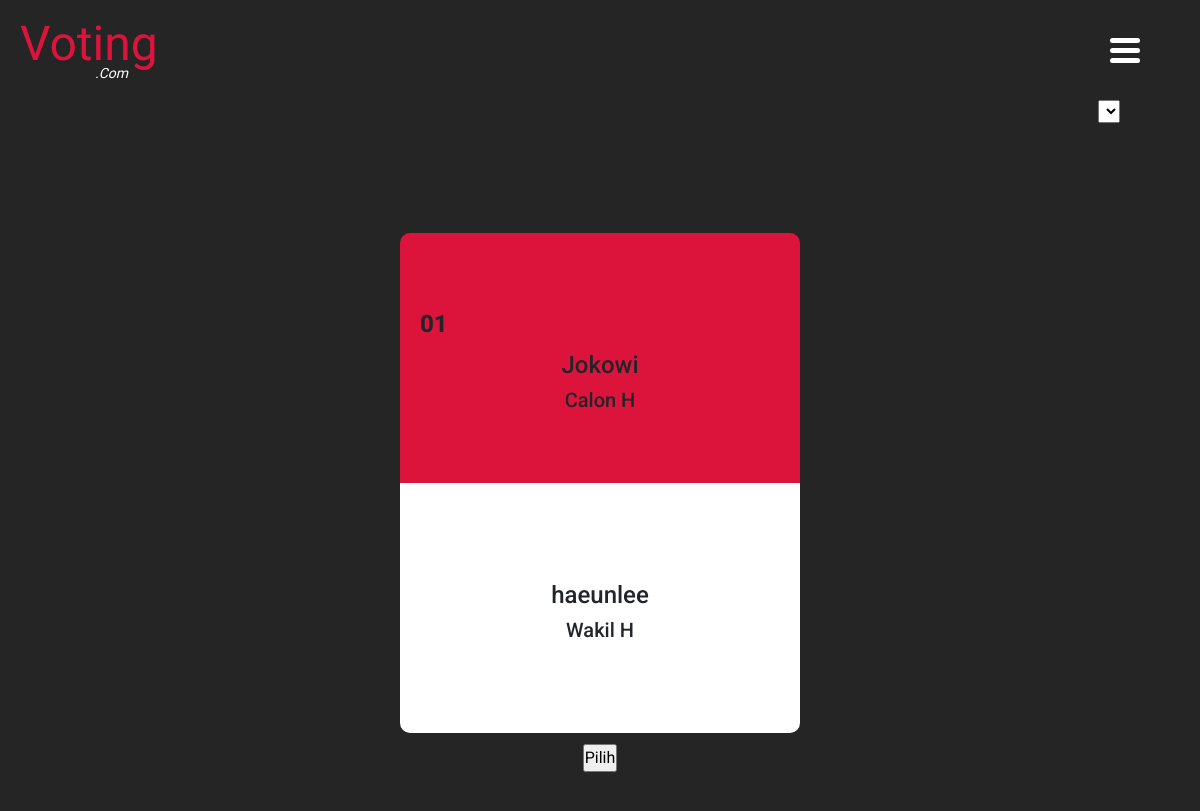
Before: /user/vote.php with the older database file.
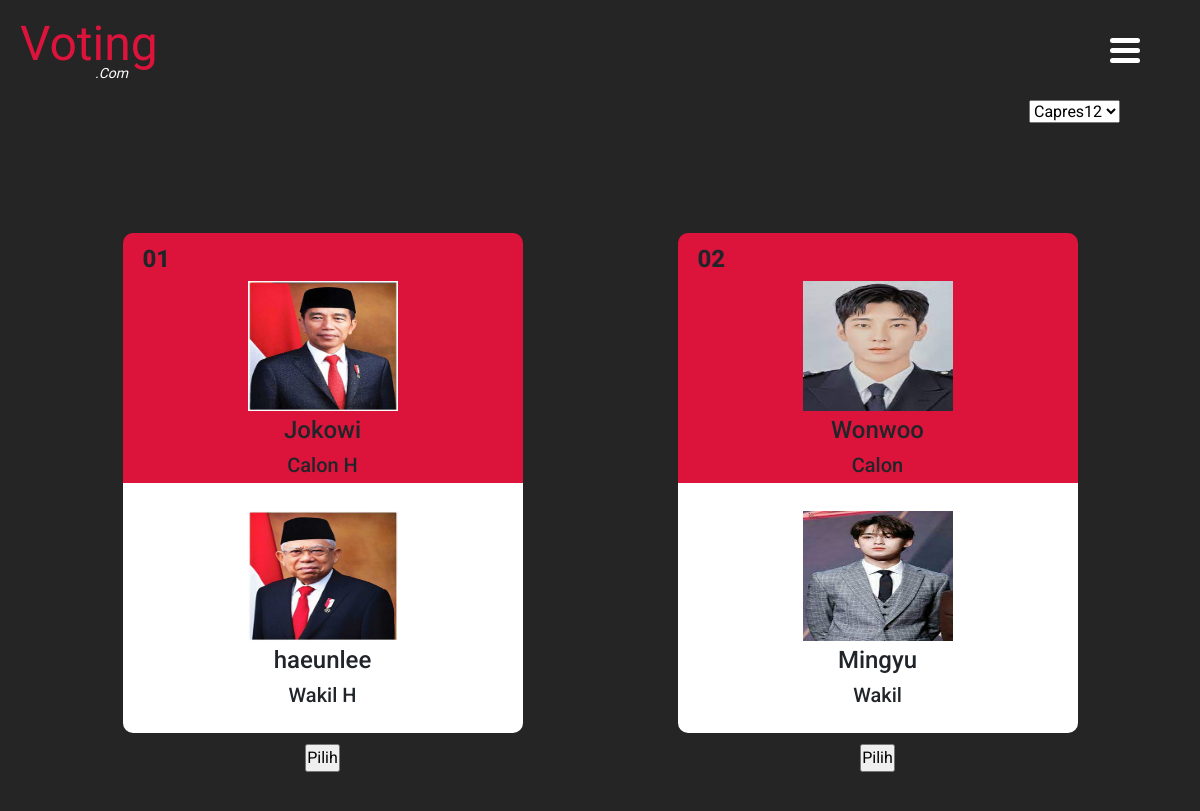
After: the same page with the newer database file.
### tables this page shows
CREATE TABLE `candidate` (
  `id` int(11) NOT NULL,
  `foto_calon` varchar(100) NOT NULL,
  `nama_calon` varchar(100) NOT NULL,
  `nama_jabatan` varchar(100) DEFAULT NULL,
  `foto_wakil` varchar(100) DEFAULT NULL,
  `nama_wakil` varchar(100) NOT NULL,
  `voting_name` varchar(100) NOT NULL,
  `visi` varchar(1000) DEFAULT NULL,
  `misi` varchar(100) NOT NULL,
  `partai` varchar(100) NOT NULL
);

### user/vote.php (the view, shortened to what this page needs)
<?php
    include "../component/php/connect.php";
    if (isset($_GET['category'])){
        $category = $_GET['category'];
    } else {
        $category ='PILPRES2023';
    }
?>
<!DOCTYPE html>
<html lang="en">
<head>
    <?php include "../component/php/head.php";?>
    <link rel="stylesheet" href="../component/style/votingPage.css">
</head>
<body>
<?php
require_once("../component/php/navbar.php");
 ?>
    <div class="dropdown">
    <form method="get" id="form">
        <select id="" class="dropdown select" name="category"  onchange="this.form.submit()" required>
        <?php
        $currentDate = date('Y-m-d');
        $query ="SELECT nama FROM category WHERE status ='Active' AND start_tggl <= '$currentDate' AND end_tggl >= '$currentDate'";
        $show_category = $connect->prepare($query);
        $show_category -> execute();
        if ($show_category->rowCount()>0) {
        while($fetch_category = $show_category->fetch(PDO::FETCH_ASSOC)){
        $fetch_category = implode($fetch_category);
        ?>
        <option <?php if (isset($category) && $category == "$fetch_category") echo "selected" ?> value="<?=$fetch_category?>"><?=$fetch_category?></option>
        <?php
        }
        }
        ?>
        </select>
    </form>
    </div>
    <main>
        <div class="main-container">
                <?php
                    if($category==''){
                        ?>
                        <div class="container-duplicate">
                        <form action="" method="post">
                        <div class="up">
                        <input type="hidden" name="candidate_id" value="<?= $fetch_candidates['id'];?>">
                        <img src="../img/candidate/baner111.png" alt="">
                        </div>
                        <div class="down">
                        </div>
                        </form></div>
                        <?php
                    } else {
                    $query ="SELECT * FROM candidate WHERE voting_name = '$category'";
                    $show_candidates = $connect->prepare($query);
                    $show_candidates -> execute();
                    $index=1;
                    if($show_candidates->rowCount() > 0) {
                        while($fetch_candidates = $show_candidates->fetch(PDO::FETCH_ASSOC)) {
                        ?>
                        <div class="container-duplicate">
                        <form action="" method="post">
                        <div class="up">
                        <div style="display:flex; justify-content:flex-start; padding-top:10px; width:90%; height:40px;">
                            <p style="font-size:1.5em; font-weight:800;">0<?=$index?></p>
                        </div>
                        <img src="../img/candidate/<?=$fetch_candidates['foto_calon']?>" alt="">
                        <h4><?=$fetch_candidates['nama_calon']?></h4>
                        <h5>Calon <?=$fetch_candidates['nama_jabatan']?></h5>
                        </div>
                        <div class="down">
                        <img src="../img/candidate/<?=$fetch_candidates['foto_wakil']?>" alt="">
                        <h4><?=$fetch_candidates['nama_wakil']?></h4>
                        <h5>Wakil <?=$fetch_candidates['nama_jabatan']?></h5>
                        </div>
                        <div class="btn">
                        <input type="submit" value="Pilih" name="vote" onclick="return confirm('Are you sure?')">
                        </div>
                        </form></div>
                        <?php
                        $index++;
                        }
                    }
                }
                ?>
        </div>
    </main>
</body>
</html>

### component/php/head.php (shortened to what this page needs)
<link rel="stylesheet" href="https://cdn.jsdelivr.net/npm/bootstrap@5.3.0/dist/css/bootstrap.min.css">
<link rel="stylesheet" href="../component/style/general.css">
<link rel="stylesheet" href="../component/style/navStyle.css">
<link rel="stylesheet" href="../component/style/styleFooter.css">
<link rel="stylesheet" href="https://cdnjs.cloudflare.com/ajax/libs/font-awesome/6.0.0/css/all.min.css" />
<link rel="stylesheet" href="https://cdn.jsdelivr.net/npm/sweetalert2@11.0.20/dist/sweetalert2.min.css">
<link rel="stylesheet" href="https://cdnjs.cloudflare.com/ajax/libs/font-awesome/6.0.0/css/all.min.css" />

### component/php/navbar.php (shortened to what this page needs)
<!DOCTYPE html>
<html lang="en">
<head>
</head>
<body>
    <nav>
        <div class="nav-container">
            <div class="nav-left">
                <div class="logo-container">
                    <a href="landing.php">
                        <h3>Voting</h3>
                        <p>.com</p>
                    </a>
                </div>
            </div>
            <div class="hamburger">
                <div class="bar"></div>
                <div class="bar"></div>
                <div class="bar"></div>
            </div>
        </div>
    </nav>

### component/style/navStyle.css (style rules this page uses)
:root { --primary-color: #dc143c; --secondary-color: #545454; --primary-font: "Roboto"; --bs-breakpoint-sm: 576px; --bs-breakpoint-md: 768px; --bs-breakpoint-lg: 992px; --bs-breakpoint-xl: 1200px; --bs-breakpoint-xxl: 1400px; }
*, *::before, *::after { margin: 0; padding: 0; box-sizing: border-box; }
.nav-container { width: 100%; height: 70px; display: flex; margin-top: 5px; }
.nav-left { width: 100%; height: 100%; display: flex; }
.logo-container { width: 150px; height: 100%; margin: 0 0 0 20px; }
.logo-container a { text-decoration: none; }
.logo-container h3 { margin-top: 15px; color: var(--primary-color); font-weight: 300; font-size: 48px; line-height: 0.45; font-family: "Lobster", cursive; }
.logo-container p { margin-top: 3px; font-size: 14px; margin-left: 75px; color: var(--secondary-color); font-weight: 400; text-transform: capitalize; font-style: italic; font-family: "Mansalva", cursive; }
.hamburger { display: none; cursor: pointer; margin-top: 15px; position: relative; right: 0; }
.bar { display: block; width: 30px; height: 5px; margin: 5px 60px 5px 0; border-radius: 25px; -webkit-transition: all 0.3s ease-in-out; transition: all 0.3s ease-in-out; background-color: var(--secondary-color); }
@media screen and (max-width: 1200px) { .hamburger { display: block; } }

### component/style/votingPage.css (style rules this page uses)
:root { --primary-color:#DC143C; --secondary-color:#ffff; --hover-color:#b3b1b1; --primary-font:"Roboto"; --bs-breakpoint-sm: 576px; --bs-breakpoint-md: 768px; --bs-breakpoint-lg: 992px; --bs-breakpoint-xl: 1200px; --bs-breakpoint-xxl: 1400px; }
*, *::after, *::before { margin: 0; padding: 0; box-sizing: border-box; font-family: var(--primary-font); }
html, body { width: 100%; height: 100%; background-color: #252525; }
.nav-container { position: absolute; z-index: 75; width: 100%; height: 70px; display: flex; top: 1.5%; }
.nav-left { width: 100%; height: 100%; display: flex; }
.logo-container { width: 150px; height: 100%; margin: 0 0 0 20px; }
.logo-container a { text-decoration: none; }
.logo-container h3 { margin-top: 15px; color: var(--primary-color); font-weight: 300; font-size: 48px; line-height: 0.45; font-family: "Lobster", cursive; }
.logo-container p { margin-top: 3px; font-size: 14px; margin-left: 75px; color:var(--secondary-color); font-weight: 400; text-transform: capitalize; font-style: italic; font-family: "Mansalva", cursive; }
.dropdown { margin: 15px 40px auto; }
.hamburger { display: none; cursor: pointer; margin-top: 15px; }
.bar { display: block; width: 30px; height: 5px; margin: 5px 60px 5px 0; border-radius: 25px; -webkit-transition: all .3s ease-in-out; transition: all .3s ease-in-out; background-color: var(--secondary-color); }
main { width: 100%; height: 90%; display: flex; justify-content: center; align-items: center; }
.main-container { width: 90%; height: 100%; display: grid; place-items: center; margin-top: 20px; grid-template-columns: repeat(auto-fit, minmax(350px, 1fr)); grid-gap: 30px; }
.container-duplicate { width: 400px; height: 550px; border-radius: 20px; }
.up { width: 100%; height: 250px; background-color: var(--primary-color); border-radius: 10px 10px 0 0; display: flex; flex-flow: column; justify-content: center; align-items: center; }
.up h4, .down h4 { margin-top: 5px; }
.down { width: 100%; height: 250px; background-color: var(--secondary-color); border-radius: 0 0 10px 10px; display: flex; justify-content: center; align-items: center; flex-flow: column; }
.btn { height: 50px; display: flex; justify-content: center; align-items: center; }
.up img, .down img { width: 150px; margin-top: 10px; }
@media screen and (max-width:1200px) { .hamburger { display: block; } }
@media screen and (max-width:1200px) { .main-container { margin-top: 50px; } }

### user/vote.php (style rules this page uses)
.dropdown { display: flex; justify-content: flex-end; }
.dropdown { margin-top: 50px; }
img { max-height: 130px; }

Changed rows visible on the page:
changed candidate "Jokowi": foto_calon: picture added; foto_wakil: picture added
added candidate: foto_calon (picture), nama_calon "Wonwoo", foto_wakil (picture), nama_wakil "Mingyu"
Other visible differences:
form field category: (not shown) → "Capres12"
